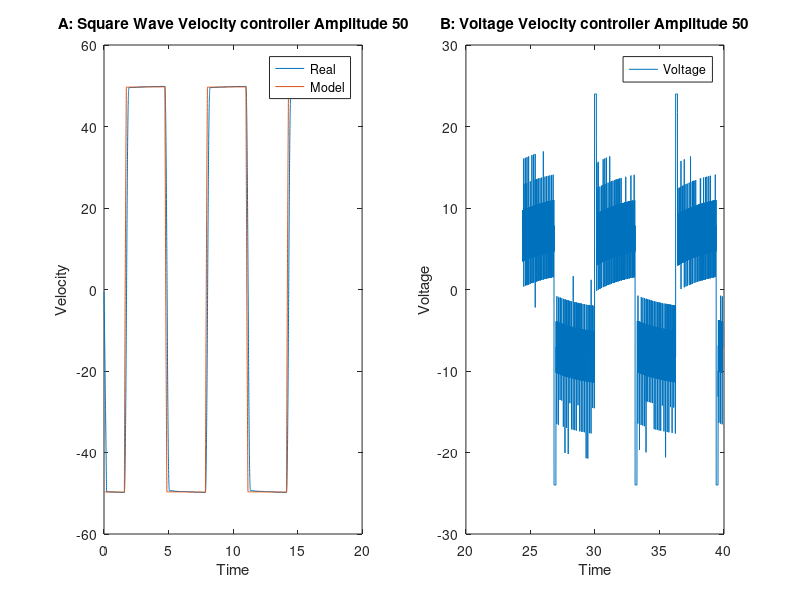
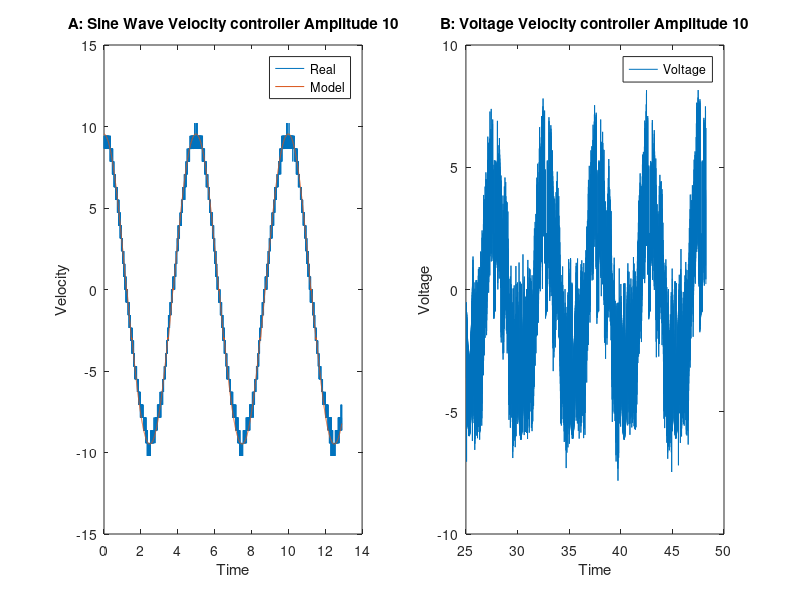
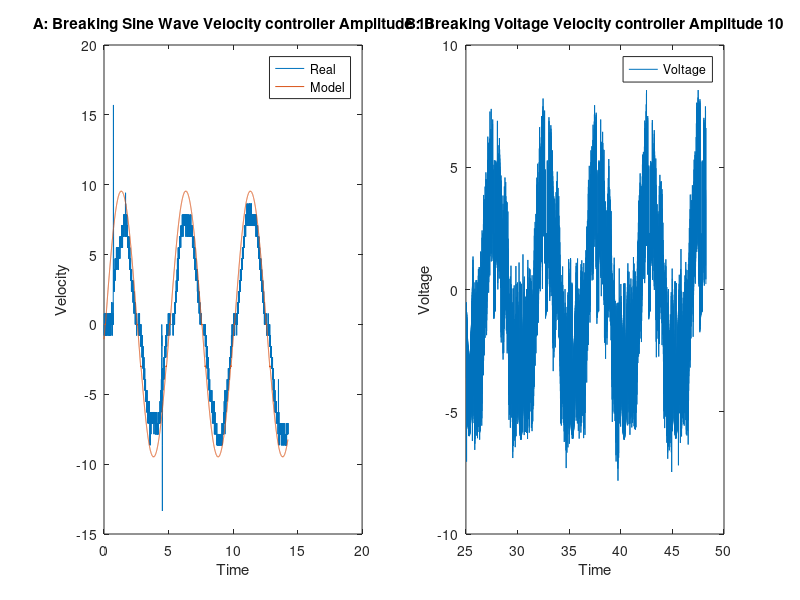

Here is the MATLAB script that generated these plots, in order:
close all, clear all, clc
figure
subplot(1,2,1)
load('4_50amp_step.mat');
x = amp_step.X(:,1);
y1 = amp_step.Y(:,1);
y2 = amp_step.Y(:,2);

y2 = filter(ones(1,100)/100, 1, y2.Data);

%y2 = mean(y2);

plot(x.Data,y2,x.Data,y1.Data)
legend('Real','Model')
title('A: Square Wave Velocity controller Amplitude 50')
ylabel('Velocity')
xlabel('Time')
subplot(1,2,2)
load('4_50amp_volt.mat');
x = amp_volt.X(:,1);
y1 = amp_volt.Y(:,1);
% y2 = amp_volt.Y(:,2);
plot(x.Data,y1.Data)
legend('Voltage')
title('B: Voltage Velocity controller Amplitude 50')
ylabel('Voltage')
xlabel('Time')


figure
subplot(1,2,1)
load('4_10amp_sin.mat');
x = amp_sin.X(:,1);
y1 = amp_sin.Y(:,1);
y2 = amp_sin.Y(:,2);
plot(x.Data,y2.Data,x.Data,y1.Data)
legend('Real','Model')
title('A: Sine Wave Velocity controller Amplitude 10')
ylabel('Velocity')
xlabel('Time')
subplot(1,2,2)
load('4_10amp_volt.mat');
x = amp_volt.X(:,1);
y1 = amp_volt.Y(:,1);
% y2 = amp_volt.Y(:,2);
plot(x.Data,y1.Data)
legend('Voltage')
title('B: Voltage Velocity controller Amplitude 10')
ylabel('Voltage')
xlabel('Time')


figure
subplot(1,2,1)
load('4_10amp_sin_hold.mat');
x = amp_sin_hold.X(:,1);
y1 = amp_sin_hold.Y(:,1);
y2 = amp_sin_hold.Y(:,2);
plot(x.Data,y2.Data,x.Data,y1.Data)
legend('Real','Model')
title('A: Breaking Sine Wave Velocity controller Amplitude 10')
ylabel('Velocity')
xlabel('Time')
subplot(1,2,2)
load('4_10amp_volt_hold.mat');
x = amp_volt.X(:,1);
y1 = amp_volt.Y(:,1);
% y2 = amp_volt.Y(:,2);
plot(x.Data,y1.Data)
legend('Voltage')
title('B: Breaking Voltage Velocity controller Amplitude 10')
ylabel('Voltage')
xlabel('Time')